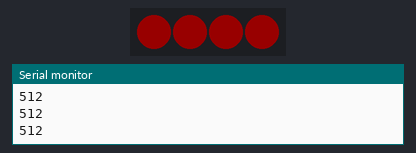
Bench run of a sketch on a simulated Arduino Uno, built with avr-gcc and run on an emulated ATmega328P. On the bench: 4 RGB LEDs in strip order, left to right, the last lines printed to the serial monitor. Dim RGB values are drawn brighter than linear.

Above: at 0.4 s.
At 4.97 s:
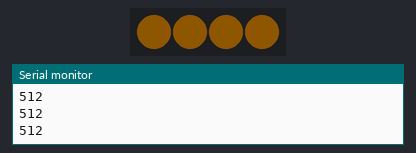
At 9.54 s:
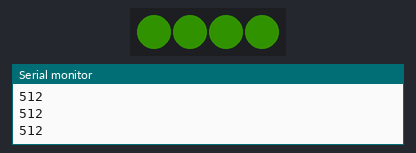
At 19.24 s:
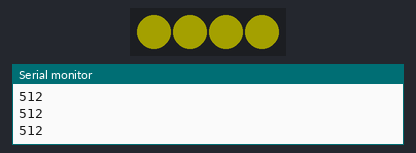
At 30.96 s:
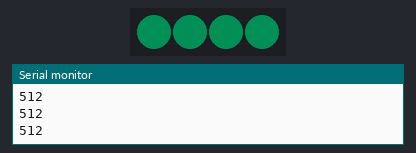
At 38.58 s:
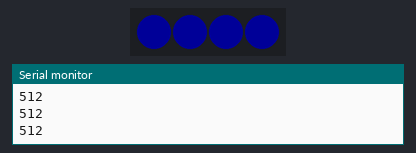
Timing chart, 0 to 40.0 s (numbered marks = the images above):
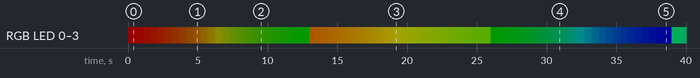

Measured:
- by itself, RGB LED 0–3: off → RGB(25, 0, 0) at 0.00 s, → RGB(24, 0, 0) 0.20 s later, → RGB(24, 1, 0) 0.41 s later, → RGB(23, 1, 0) 0.10 s later, … (157 changes in this stretch)

The sketch:

color_test.ino
```cpp
#include <Adafruit_NeoPixel.h>  //ライブラリAdafruit NeoPixelをインクルード
#define LED_PIN 6
#define LED_COUNT 4

Adafruit_NeoPixel strip(LED_COUNT, LED_PIN, NEO_GRB + NEO_KHZ800);

int receivedInt = 0;
int wheelpos = 512;
int wheelpos_next = 512;

void setup() {
  Serial.begin(9600); // シリアル通信を開始 (ボーレートはNode.js側と合わせる)
  strip.begin();
  strip.show();
  strip.setBrightness(50);
}

void loop() {
    for(int j=0;j<=512;j++){
        for (int i=0; i < strip.numPixels(); i++) {
            strip.setPixelColor(i,Wheel(j));
            strip.show();
        }
        Serial.println(wheelpos);
        delay(100);
    }
}
uint32_t Wheel(uint16_t WheelPos)
{
  byte r, g, b;
  switch(WheelPos / 256)
  {
    case 0:
      r = 127 - WheelPos % 256;   //Red 下がる
      g = WheelPos % 256;      // Green 上がる
      b = 0;                  //blue オフ
      break;
    case 1:
      g = 127 - WheelPos % 256;  //green 下がる
      b = WheelPos % 256;      //blue 上がる
      r = 0;                  //red オフ
      break;
    case 2:
      b = 127 - WheelPos % 256;  //blue 下がる
      r = WheelPos % 256;      //red 上がる
      g = 0;                  //green オフ
      break;
  }
  //RGBの色（のデータ型　の変数）を返す
  return(strip.Color(r,g,b));
}
```
